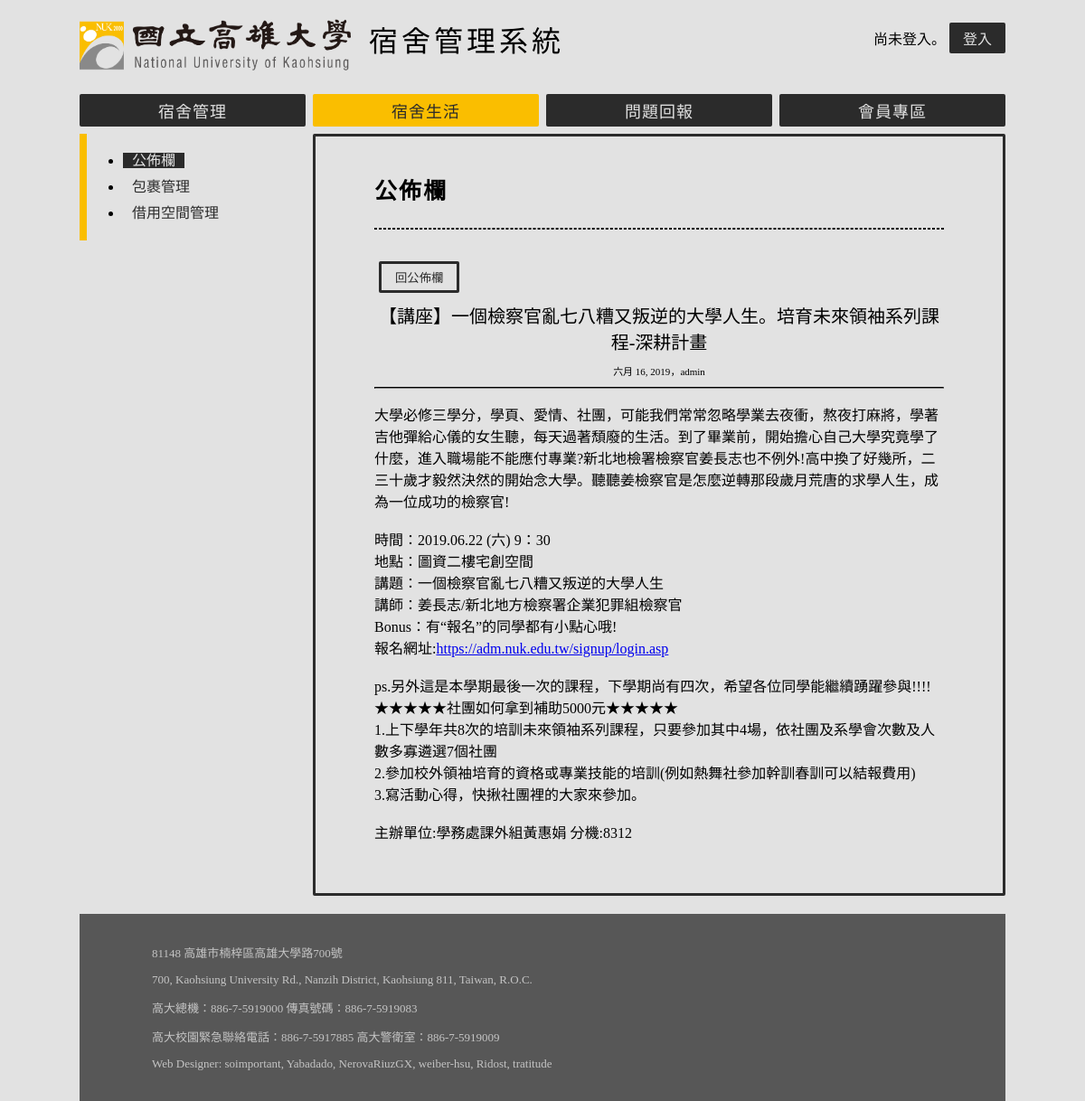
Screenshot of /DLS/billboard/5/ with the database file from the repository.
### AS/models.py (models this page shows)
class Billboard(models.Model):
    date = models.DateField()
    title = models.CharField(max_length=128)
    publisher = models.ForeignKey('Account', on_delete=models.CASCADE)
    content = models.CharField(max_length=512)

class Account(models.Model):
    PERMISSIONS = (
        (0, '系統管理員'),
        (1, '宿舍管理員'),
        (2, '住宿生'),
        (3, '學生')
    )
    user = models.OneToOneField(User, on_delete=models.CASCADE)
    permission = models.IntegerField(choices=PERMISSIONS, default=3)
    phone = models.CharField(max_length=10, default='')
    def __str__(self):
        return str(self.user)

### DLS/views.py (the view)
# urls.py: re_path('billboard/([0-9]+)/$', ShowSpecificBillboard),
def ShowSpecificBillboard(request, id = None):
    if id == None:
        return HttpResponseRedirect("../")
    is_manager = IsManager(request)
    billboard = Billboard.objects.get(id = int(id))
    if not billboard:
        return HttpResponseRedirect("../")
    return render(request, 'billboard/showbillboard.html', locals())

### DLS/templates/billboard/showbillboard.html (shortened to what this page needs)
{% extends "AS/base.html" %}
{% block script %}
{% include 'jquery.html'%}
{% endblock %}
{% block article %}
<h1>公佈欄</h1>
<hr class="heading">
    <div class="button-section">
        <button class="button-decline" onclick='location.href="/DLS/billboard/"'>回公佈欄</button>
    </div>
    <div style="text-align: center; font-size: 20px; padding: 5px 0; font-family: 'NS-Medium'"><span>{{ billboard.title }}</span></div>
    <div style="text-align: center; font-size: 11px; padding: 5px 0""><span>{{ billboard.date }}，{{ billboard.publisher }}</span></div>
    <hr class="content">
    <div>{{ billboard.content | safe }}</div>
{% endblock %}
{% block navbar %}
    {% include "navbar.html" %}
{% endblock %}
{% block sidebar %}
<ul>
    <li><a href="/DLS/billboard/" class="sidebar-item-selected">公佈欄</a></li>
    {% if is_manager %}
        <li><a href="/DLS/package/" class="sidebar-item">包裹管理</a></li>
        <li><a href="/DLS/borrow/manage/" class="sidebar-item">借用空間管理</a></li>
    {% else %}
        <li><a href="/DLS/package/" class="sidebar-item">查看包裹</a></li>
        <li><a href="/DLS/borrow/apply/" class="sidebar-item">申請借用空間</a></li>
        <li><a href="/DLS/borrow/status/" class = "sidebar-item">空間申請狀態</a></li>
    {% endif %}
</ul>
{% endblock %}

### AS/static/AS/main_style.css (style rules this page uses)
* { -webkit-box-sizing: border-box; -moz-box-sizing: border-box; box-sizing: border-box; transition: background-color .15s ease-out, font-color .15s ease-out; }
#body { font-family: "NS-Regular"; background-color: #e2e2e2; margin: 0 auto; max-width: 1024px; min-width: 600px; }
#sidebar-list li a { padding: 0 10px; }
.sidebar-item:link, .sidebar-item:visited { text-decoration: none; color: #2b2b2b; }
.sidebar-item-selected:link, .sidebar-item-selected:visited { background-color: #2b2b2b; text-decoration: none; color: #e2e2e2; }
.button-decline { background-color: transparent; font-family: "NS-Medium"; color: #2b2b2b; border: 3px solid #2b2b2b; border-radius: 2px; text-decoration: none; padding: 5px 15px; margin: 5px; }
.button-section { margin-top: 30px; }
hr.heading { border: 1px dashed; margin: 25px auto; }
hr.content { margin: 5px auto; border-color: #2b2b2b; }
h1 { font-size: 25px; font-family: "NS-Medium"; letter-spacing: 2px; margin-top: 0; }

### rows the page displays
Billboard: title "【講座】一個檢察官亂七八糟又叛逆的大學人生。培育未來領袖系列課程-深耕計畫", date "六月 16, 2019", publisher "admin", content "大學必修三學分，學頁、愛情、社團，可能我們常常忽略學業去夜衝，熬夜打麻將，學著吉他彈給心儀的女生聽，每天過著頹廢的生活。到了畢業前，開始擔心自己大學究竟學了什麼，進入職場能不能應付專業?新北地檢署檢察官姜長志也不例外!高中換了好幾所，二三十歲才毅然決然的開始念大學。聽聽姜檢察官是怎麼逆轉那段歲月荒唐的求學人生，成為一位成功的檢察官! 時間：2019.06.22 (六) 9：30 地點：圖資二樓宅創空間 講題：一個檢察官亂七八糟又叛逆的大學人生 講師：姜長志/新北地方檢察署企業犯罪組檢察官 Bonus：有“報名”的同學都有小點心哦! 報名網址: https://adm.nuk.edu.tw/signup/login.asp ps.另外這是本學期最後一次的課程，下學期尚有四次，希望各位同學能繼續踴躍參與!!!! ★★★★★社團如何拿到補助5000元★★★★★ 1.上下學年共8次的培訓未來領袖系列課程，只要參加其中4場，依社團及系學會次數及人數多寡遴選7個社團 2.參加校外領袖培育的資格或專業技能的培訓(例如熱舞社參加幹訓春訓可以結報費用) 3.寫活動心得，快揪社團裡的大家來參加。 主辦單位:學務處課外組黃惠娟 分機:8312"
